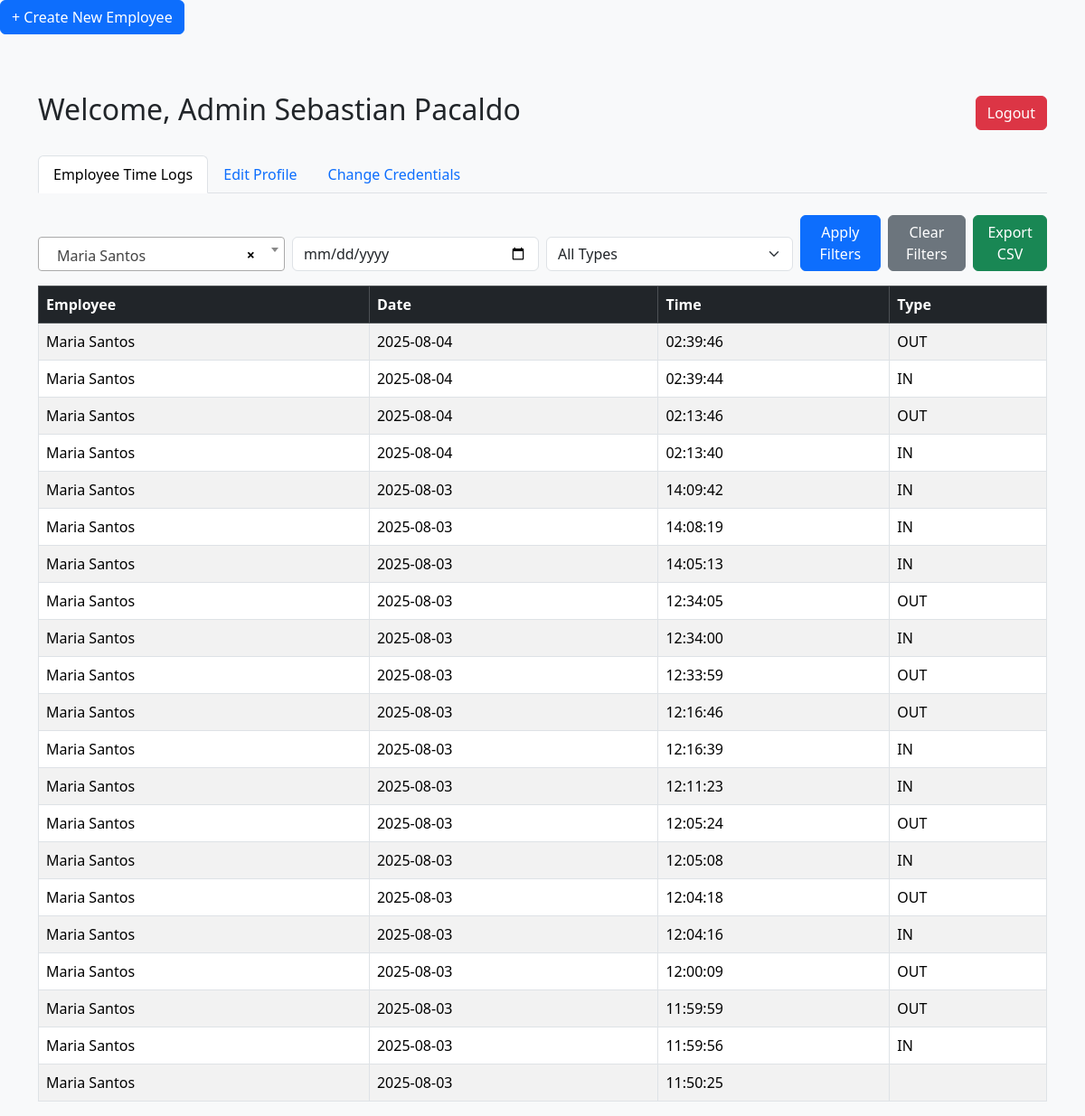
Screenshot of /admin.php?employee=2 (signed in) with the database file from the repository.
### tables this page shows
CREATE TABLE `users` (
  `id` int(11) NOT NULL,
  `username` varchar(50) NOT NULL,
  `first_name` varchar(100) DEFAULT NULL,
  `last_name` varchar(100) DEFAULT NULL,
  `position` varchar(100) DEFAULT NULL,
  `password` varchar(255) NOT NULL,
  `role` enum('admin','employee') NOT NULL
);

CREATE TABLE `timelogs` (
  `id` int(11) NOT NULL,
  `employee_id` int(11) NOT NULL,
  `log_date` date NOT NULL,
  `log_time` time NOT NULL,
  `type` enum('IN','OUT') NOT NULL
);

### admin.php (the view, shortened to what this page needs)
<?php
require 'db.php';
$stmt = $pdo->prepare("SELECT * FROM users WHERE id = ?");
$stmt->execute([$_SESSION['user_id']]);
$admin = $stmt->fetch(PDO::FETCH_ASSOC);
$admin_name = $admin ? $admin['first_name'] . ' ' . $admin['last_name'] : 'Admin';
$filter_employee = $_GET['employee'] ?? '';
$filter_date = $_GET['date'] ?? '';
$filter_type = $_GET['type'] ?? '';
$query = "SELECT t.*, u.first_name, u.last_name
          FROM timelogs t
          JOIN users u ON t.employee_id = u.id
          WHERE 1=1";
$params = [];
if (!empty($filter_employee)) {
    $query .= " AND t.employee_id = ?";
    $params[] = $filter_employee;
}
$query .= " ORDER BY t.log_date DESC, t.log_time DESC";
$stmt = $pdo->prepare($query);
$stmt->execute($params);
$logs = $stmt->fetchAll(PDO::FETCH_ASSOC);
?>
<!DOCTYPE html>
<html>
<head>
<link href="https://cdn.jsdelivr.net/npm/bootstrap@5.3.3/dist/css/bootstrap.min.css" rel="stylesheet">
<link href="https://cdn.jsdelivr.net/npm/select2@4.1.0-rc.0/dist/css/select2.min.css" rel="stylesheet" />
</head>
<body class="bg-light">
<a href="create_employee.php" class="btn btn-primary mb-3">+ Create New Employee</a>
<div class="container mt-5">
    <div class="mb-4 d-flex justify-content-between align-items-center">
        <h2>Welcome, Admin <?php echo htmlspecialchars($admin_name); ?></h2>
        <a href="logout.php" class="btn btn-danger">Logout</a>
    </div>
    <ul class="nav nav-tabs mb-4" id="adminTabs" role="tablist">
        <li class="nav-item">
            <a class="nav-link active" id="logs-tab" data-bs-toggle="tab" href="#logs" role="tab">Employee Time Logs</a>
        </li>
        <li class="nav-item">
            <a class="nav-link" id="edit-tab" data-bs-toggle="tab" href="#edit" role="tab">Edit Profile</a>
        </li>
        <li class="nav-item">
            <a class="nav-link" id="creds-tab" data-bs-toggle="tab" href="#creds" role="tab">Change Credentials</a>
        </li>
    </ul>
    <div class="tab-content">
        <div class="tab-pane fade show active" id="logs" role="tabpanel">
          <form method="GET" class="row g-2 mb-3 align-items-end">
                <div class="col-md-3">
                </div>
                <div class="col-md-3">
                    <input type="date" name="date" class="form-control" value="<?= htmlspecialchars($filter_date) ?>">
                </div>
                <div class="col-md-3">
                    <select name="type" class="form-select">
                        <option value="">All Types</option>
                    </select>
                </div>
                <div class="col-md-3 d-flex gap-2">
                    <button type="submit" class="btn btn-primary">Apply Filters</button>
                    <a href="admin.php" class="btn btn-secondary">Clear Filters</a>
                    <a href="?export=csv<?= ($filter_employee ? '&employee=' . $filter_employee : '') ?><?= ($filter_date ? '&date=' . $filter_date : '') ?><?= ($filter_type ? '&type=' . $filter_type : '') ?>" class="btn btn-success">Export CSV</a>
                </div>
            </form>
            <table class="table table-bordered table-striped">
                <thead class="table-dark">
                    <tr>
                        <th>Employee</th>
                        <th>Date</th>
                        <th>Time</th>
                        <th>Type</th>
                    </tr>
                </thead>
                <tbody>
                    <?php if ($logs): ?>
                        <?php foreach ($logs as $log): ?>
                            <tr>
                                <td><?= htmlspecialchars($log['first_name'] . ' ' . $log['last_name']) ?></td>
                                <td><?= htmlspecialchars($log['log_date']) ?></td>
                                <td><?= htmlspecialchars($log['log_time']) ?></td>
                                <td><?= htmlspecialchars(ucfirst($log['type'])) ?></td>
                            </tr>
                        <?php endforeach; ?>
                    <?php else: ?>
                        <tr><td colspan="4" class="text-center">No logs found.</td></tr>
                    <?php endif; ?>
                </tbody>
            </table>
        </div>
    </div>
</div>
</body>
</html>

### rows the page displays
users: admin_name "Sebastian Pacaldo"
timelogs: users.first_name+last_name "Maria Santos", log_date "2025-08-04", log_time "02:39:46", type "OUT"
timelogs: users.first_name+last_name "Maria Santos", log_date "2025-08-04", log_time "02:39:44", type "IN"
timelogs: users.first_name+last_name "Maria Santos", log_date "2025-08-04", log_time "02:13:46", type "OUT"
timelogs: users.first_name+last_name "Maria Santos", log_date "2025-08-04", log_time "02:13:40", type "IN"
timelogs: users.first_name+last_name "Maria Santos", log_date "2025-08-03", log_time "14:09:42", type "IN"
timelogs: users.first_name+last_name "Maria Santos", log_date "2025-08-03", log_time "14:08:19", type "IN"
timelogs: users.first_name+last_name "Maria Santos", log_date "2025-08-03", log_time "14:05:13", type "IN"
timelogs: users.first_name+last_name "Maria Santos", log_date "2025-08-03", log_time "12:34:05", type "OUT"
timelogs: users.first_name+last_name "Maria Santos", log_date "2025-08-03", log_time "12:34:00", type "IN"
timelogs: users.first_name+last_name "Maria Santos", log_date "2025-08-03", log_time "12:33:59", type "OUT"
timelogs: users.first_name+last_name "Maria Santos", log_date "2025-08-03", log_time "12:16:46", type "OUT"
timelogs: users.first_name+last_name "Maria Santos", log_date "2025-08-03", log_time "12:16:39", type "IN"
timelogs: users.first_name+last_name "Maria Santos", log_date "2025-08-03", log_time "12:11:23", type "IN"
timelogs: users.first_name+last_name "Maria Santos", log_date "2025-08-03", log_time "12:05:24", type "OUT"
timelogs: users.first_name+last_name "Maria Santos", log_date "2025-08-03", log_time "12:05:08", type "IN"
timelogs: users.first_name+last_name "Maria Santos", log_date "2025-08-03", log_time "12:04:18", type "OUT"
timelogs: users.first_name+last_name "Maria Santos", log_date "2025-08-03", log_time "12:04:16", type "IN"
timelogs: users.first_name+last_name "Maria Santos", log_date "2025-08-03", log_time "12:00:09", type "OUT"
timelogs: users.first_name+last_name "Maria Santos", log_date "2025-08-03", log_time "11:59:59", type "OUT"
timelogs: users.first_name+last_name "Maria Santos", log_date "2025-08-03", log_time "11:59:56", type "IN"
timelogs: users.first_name+last_name "Maria Santos", log_date "2025-08-03", log_time "11:50:25"
